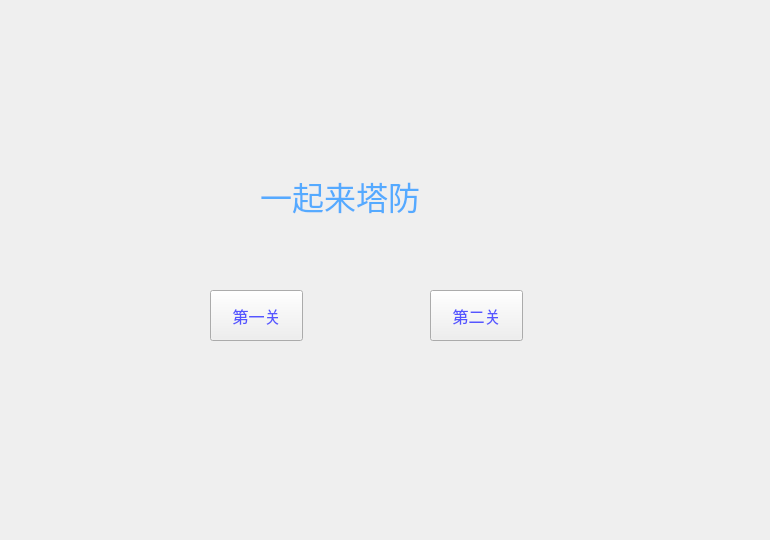
<?xml version="1.0" encoding="UTF-8"?>
<ui version="4.0">
 <class>MainWindow</class>
 <widget class="QMainWindow" name="MainWindow">
  <property name="geometry">
   <rect>
    <x>0</x>
    <y>0</y>
    <width>770</width>
    <height>540</height>
   </rect>
  </property>
  <property name="windowTitle">
   <string>MainWindow</string>
  </property>
  <widget class="QWidget" name="frame">
   <property name="styleSheet">
    <string notr="true">#MainWindow{
border-image: url(:/images/startbg.png);
}
</string>
   </property>
   <widget class="QLabel" name="label">
    <property name="geometry">
     <rect>
      <x>260</x>
      <y>160</y>
      <width>201</width>
      <height>71</height>
     </rect>
    </property>
    <property name="font">
     <font>
      <family>华文琥珀</family>
      <pointsize>24</pointsize>
     </font>
    </property>
    <property name="styleSheet">
     <string notr="true">
color: rgb(85, 170, 255);</string>
    </property>
    <property name="text">
     <string>一起来塔防</string>
    </property>
   </widget>
   <widget class="QPushButton" name="pushButton">
    <property name="geometry">
     <rect>
      <x>210</x>
      <y>290</y>
      <width>93</width>
      <height>51</height>
     </rect>
    </property>
    <property name="font">
     <font>
      <family>华文琥珀</family>
      <pointsize>12</pointsize>
     </font>
    </property>
    <property name="styleSheet">
     <string notr="true">color:rgb(85, 85, 255)</string>
    </property>
    <property name="text">
     <string>第一关</string>
    </property>
   </widget>
   <widget class="QPushButton" name="pushButton_2">
    <property name="geometry">
     <rect>
      <x>430</x>
      <y>290</y>
      <width>93</width>
      <height>51</height>
     </rect>
    </property>
    <property name="font">
     <font>
      <family>华文琥珀</family>
      <pointsize>12</pointsize>
     </font>
    </property>
    <property name="styleSheet">
     <string notr="true">color:rgb(85, 85, 255)</string>
    </property>
    <property name="text">
     <string>第二关</string>
    </property>
   </widget>
  </widget>
 </widget>
 <resources/>
 <connections/>
</ui>
